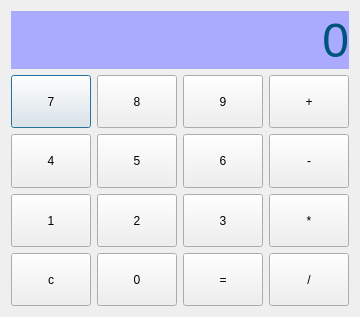
<?xml version="1.0" encoding="UTF-8"?>
<ui version="4.0">
 <class>expr</class>
 <widget class="QDialog" name="expr">
  <property name="geometry">
   <rect>
    <x>0</x>
    <y>0</y>
    <width>346</width>
    <height>317</height>
   </rect>
  </property>
  <property name="sizeIncrement">
   <size>
    <width>0</width>
    <height>0</height>
   </size>
  </property>
  <property name="windowTitle">
   <string>计算器</string>
  </property>
  <layout class="QVBoxLayout" name="verticalLayout" stretch="2,8">
   <item>
    <widget class="QLabel" name="label_display">
     <property name="font">
      <font>
       <family>Arial</family>
       <pointsize>36</pointsize>
       <weight>50</weight>
       <italic>false</italic>
       <bold>false</bold>
      </font>
     </property>
     <property name="styleSheet">
      <string notr="true">background-color: rgb(170, 170, 255);
font: 36pt &quot;Arial&quot;;
color: rgb(0, 85, 127);
</string>
     </property>
     <property name="text">
      <string>0</string>
     </property>
     <property name="alignment">
      <set>Qt::AlignRight|Qt::AlignTrailing|Qt::AlignVCenter</set>
     </property>
    </widget>
   </item>
   <item>
    <layout class="QGridLayout" name="gridLayout">
     <item row="0" column="0">
      <widget class="QPushButton" name="btn_7">
       <property name="sizePolicy">
        <sizepolicy hsizetype="Expanding" vsizetype="Expanding">
         <horstretch>0</horstretch>
         <verstretch>0</verstretch>
        </sizepolicy>
       </property>
       <property name="text">
        <string>7</string>
       </property>
      </widget>
     </item>
     <item row="0" column="1">
      <widget class="QPushButton" name="btn_8">
       <property name="sizePolicy">
        <sizepolicy hsizetype="Expanding" vsizetype="Expanding">
         <horstretch>0</horstretch>
         <verstretch>0</verstretch>
        </sizepolicy>
       </property>
       <property name="text">
        <string>8</string>
       </property>
      </widget>
     </item>
     <item row="0" column="2">
      <widget class="QPushButton" name="btn_9">
       <property name="sizePolicy">
        <sizepolicy hsizetype="Expanding" vsizetype="Expanding">
         <horstretch>0</horstretch>
         <verstretch>0</verstretch>
        </sizepolicy>
       </property>
       <property name="text">
        <string>9</string>
       </property>
      </widget>
     </item>
     <item row="0" column="3">
      <widget class="QPushButton" name="btn_plus">
       <property name="sizePolicy">
        <sizepolicy hsizetype="Expanding" vsizetype="Expanding">
         <horstretch>0</horstretch>
         <verstretch>0</verstretch>
        </sizepolicy>
       </property>
       <property name="text">
        <string>+</string>
       </property>
      </widget>
     </item>
     <item row="1" column="0">
      <widget class="QPushButton" name="btn_4">
       <property name="sizePolicy">
        <sizepolicy hsizetype="Expanding" vsizetype="Expanding">
         <horstretch>0</horstretch>
         <verstretch>0</verstretch>
        </sizepolicy>
       </property>
       <property name="text">
        <string>4</string>
       </property>
      </widget>
     </item>
     <item row="1" column="1">
      <widget class="QPushButton" name="btn_5">
       <property name="sizePolicy">
        <sizepolicy hsizetype="Expanding" vsizetype="Expanding">
         <horstretch>0</horstretch>
         <verstretch>0</verstretch>
        </sizepolicy>
       </property>
       <property name="text">
        <string>5</string>
       </property>
      </widget>
     </item>
     <item row="1" column="2">
      <widget class="QPushButton" name="btn_6">
       <property name="sizePolicy">
        <sizepolicy hsizetype="Expanding" vsizetype="Expanding">
         <horstretch>0</horstretch>
         <verstretch>0</verstretch>
        </sizepolicy>
       </property>
       <property name="text">
        <string>6</string>
       </property>
      </widget>
     </item>
     <item row="1" column="3">
      <widget class="QPushButton" name="btn_sub">
       <property name="sizePolicy">
        <sizepolicy hsizetype="Expanding" vsizetype="Expanding">
         <horstretch>0</horstretch>
         <verstretch>0</verstretch>
        </sizepolicy>
       </property>
       <property name="text">
        <string>-</string>
       </property>
      </widget>
     </item>
     <item row="2" column="0">
      <widget class="QPushButton" name="btn_1">
       <property name="sizePolicy">
        <sizepolicy hsizetype="Expanding" vsizetype="Expanding">
         <horstretch>0</horstretch>
         <verstretch>0</verstretch>
        </sizepolicy>
       </property>
       <property name="text">
        <string>1</string>
       </property>
      </widget>
     </item>
     <item row="2" column="1">
      <widget class="QPushButton" name="btn_2">
       <property name="sizePolicy">
        <sizepolicy hsizetype="Expanding" vsizetype="Expanding">
         <horstretch>0</horstretch>
         <verstretch>0</verstretch>
        </sizepolicy>
       </property>
       <property name="text">
        <string>2</string>
       </property>
      </widget>
     </item>
     <item row="2" column="2">
      <widget class="QPushButton" name="btn_3">
       <property name="sizePolicy">
        <sizepolicy hsizetype="Expanding" vsizetype="Expanding">
         <horstretch>0</horstretch>
         <verstretch>0</verstretch>
        </sizepolicy>
       </property>
       <property name="text">
        <string>3</string>
       </property>
      </widget>
     </item>
     <item row="2" column="3">
      <widget class="QPushButton" name="btn_multi">
       <property name="sizePolicy">
        <sizepolicy hsizetype="Expanding" vsizetype="Expanding">
         <horstretch>0</horstretch>
         <verstretch>0</verstretch>
        </sizepolicy>
       </property>
       <property name="text">
        <string>*</string>
       </property>
      </widget>
     </item>
     <item row="3" column="0">
      <widget class="QPushButton" name="btn_clr">
       <property name="sizePolicy">
        <sizepolicy hsizetype="Expanding" vsizetype="Expanding">
         <horstretch>0</horstretch>
         <verstretch>0</verstretch>
        </sizepolicy>
       </property>
       <property name="text">
        <string>c</string>
       </property>
      </widget>
     </item>
     <item row="3" column="1">
      <widget class="QPushButton" name="btn_0">
       <property name="sizePolicy">
        <sizepolicy hsizetype="Expanding" vsizetype="Expanding">
         <horstretch>0</horstretch>
         <verstretch>0</verstretch>
        </sizepolicy>
       </property>
       <property name="text">
        <string>0</string>
       </property>
      </widget>
     </item>
     <item row="3" column="2">
      <widget class="QPushButton" name="btn_equal">
       <property name="sizePolicy">
        <sizepolicy hsizetype="Expanding" vsizetype="Expanding">
         <horstretch>0</horstretch>
         <verstretch>0</verstretch>
        </sizepolicy>
       </property>
       <property name="text">
        <string>=</string>
       </property>
      </widget>
     </item>
     <item row="3" column="3">
      <widget class="QPushButton" name="btn_div">
       <property name="sizePolicy">
        <sizepolicy hsizetype="Expanding" vsizetype="Expanding">
         <horstretch>0</horstretch>
         <verstretch>0</verstretch>
        </sizepolicy>
       </property>
       <property name="text">
        <string>/</string>
       </property>
      </widget>
     </item>
    </layout>
   </item>
  </layout>
 </widget>
 <layoutdefault spacing="6" margin="11"/>
 <resources/>
 <connections/>
</ui>
